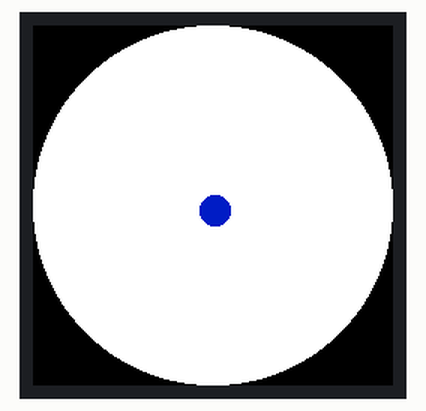
A program run on a simulated Raspberry Pi Pico running MicroPython. Shown: 240×240 colour display. Random numbers come from a fixed seed; library files of the repository ran but are not shown: LCD_1inch28.py.

Above: at 0.45 s.
At 2.56 s:
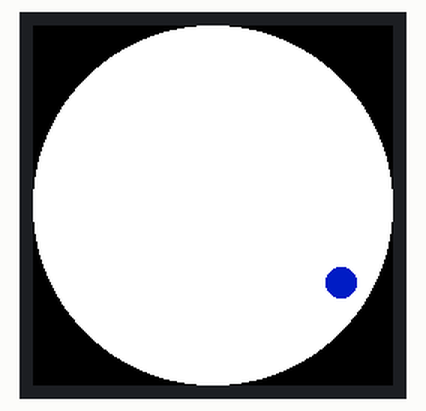
At 4.66 s:
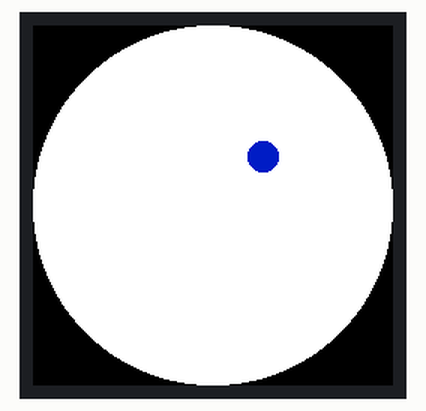
At 8.88 s:
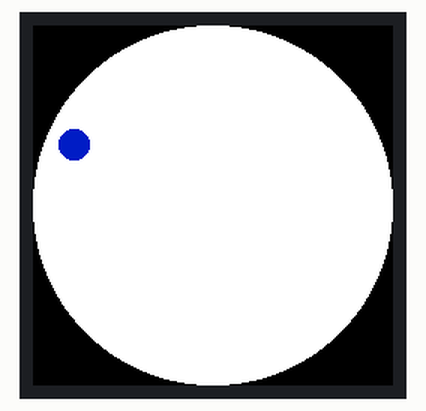
At 12.79 s:
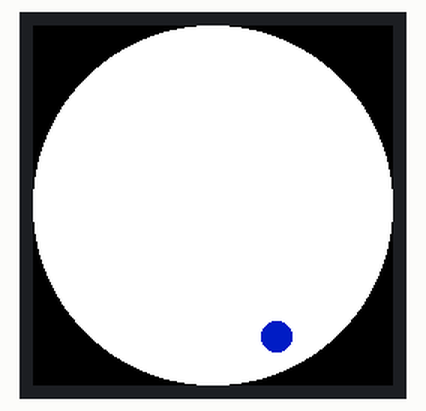
At 16.6 s:
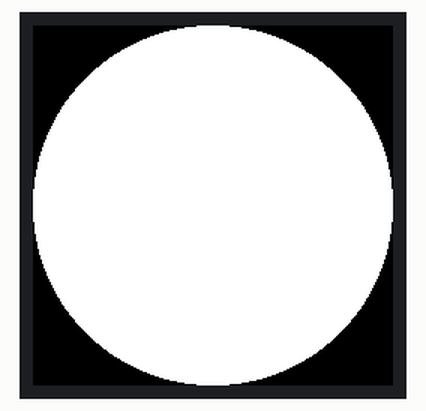

The program:

bounce-test.py
```python
# Test that we have the right version of the MicroPython runtime v1.19.1-854-g35524a6fd on 2023-02-07
from machine import Pin,I2C,SPI,PWM,ADC
from time import sleep
import framebuf
import time
from random import randint
from LCD_1inch28 import LCD_1inch28, QMI8658

CENTER = 120
LCD = LCD_1inch28()
LCD.set_bl_pwm(65535)

# draw readability
ON = 1
OFF = 0
NO_FILL = 0
FILL = 1
black = 0x0000
red   = 0x07E0
green = 0x001f
blue  = 0xf800
white = 0xffff

radius = 121
# blue, red, green
b = 0b1111100000000000
r = 0b0000011111000000
g = 0b0000000000111111

max = 220
x=CENTER
y=CENTER
dx=1 + randint(0,2)
dy=1 + randint(0,2)
while True:
    LCD.fill(LCD.white)
    LCD.ellipse(x, y, 10, 10, b, FILL)
    LCD.show()
    x = x + dx
    y = y + dy
    if x < 0:
        dx = 1 + randint(0,2)
    if x > max:
        dx = -1
    if y < 0:
        dy = 1 + randint(0,2)
    if y > max:
        dy = -1

print('done')
```
